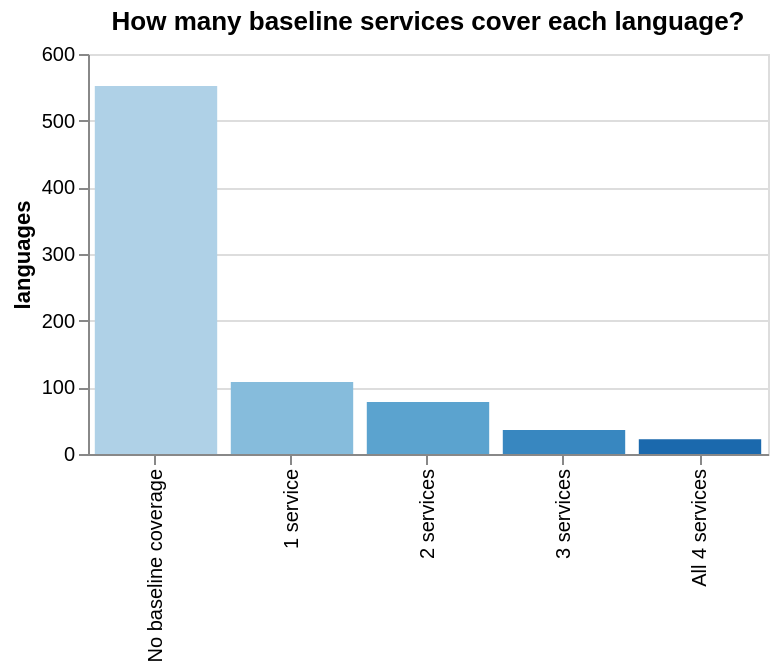

The cell this chart's notebook holds for it:
### Markdown cell above
### Service Overlap: How Many Languages Have Baseline Coverage?

Of the 880 languages in the pipeline, **631 (72%)** have no translation from any of the four baseline services. This is the starting gap that LLM services fill. The overlap distribution shows how many languages have 1, 2, 3, or all 4 baseline translations, giving a sense of how much cross-service validation is available at the baseline level.

### Code cell
# Service overlap: how many baseline services cover each language?
df["n_baseline"] = sum(
    df[col].notna().astype(int)
    for col in BASELINE_SERVICES.values()
    if col in df.columns
)

overlap_counts = df["n_baseline"].value_counts().sort_index().reset_index()
overlap_counts.columns = ["n_services", "n_languages"]
overlap_counts["label"] = overlap_counts["n_services"].map({
    0: "No baseline coverage",
    1: "1 service",
    2: "2 services",
    3: "3 services",
    4: "All 4 services",
})

print("Baseline service overlap across 880 languages:")
for _, r in overlap_counts.iterrows():
    pct = r["n_languages"] / total_langs * 100
    print(f"  {r['label']:25s}: {r['n_languages']:4d}  ({pct:.1f}%)")

overlap_bar = alt.Chart(overlap_counts).mark_bar().encode(
    x=alt.X("label:N",
            sort=["No baseline coverage","1 service","2 services","3 services","All 4 services"],
            title=None),
    y=alt.Y("n_languages:Q", title="languages"),
    color=alt.Color("n_services:O", scale=alt.Scale(scheme="blues"), legend=None),
    tooltip=["label:N", "n_languages:Q"],
).properties(width=340, height=200, title="How many baseline services cover each language?")
display(overlap_bar)

zero_by_fam = (
    df[df["n_baseline"] == 0]
    .groupby("language_family")["language_code"]
    .nunique()
    .sort_values(ascending=False)
    .reset_index(name="n_zero")
)
print(f"\nZero-baseline-coverage languages by family:")
for _, r in zero_by_fam.iterrows():
    total_fam = df[df["language_family"] == r["language_family"]]["language_code"].nunique()
    pct = r["n_zero"] / total_fam * 100
    print(f"  {r['language_family']:45s}: {r['n_zero']:3d}/{total_fam:3d} ({pct:.0f}%)")

### Figure 1 — Vega specification as saved in the notebook (floating-point values rounded to 4 significant figures)
{"$schema": "https://vega.github.io/schema/vega/v6.json", "data": [{"name": "source_0"}, {"name": "data_0", "values": [{"label": "No baseline coverage", "n_languages": 552, "n_languages_end": 552.0, "n_languages_start": 0.0, "n_services": 0}, {"label": "1 service", "n_languages": 108, "n_languages_end": 108.0, "n_languages_start": 0.0, "n_services": 1}, {"label": "2 services", "n_languages": 78, "n_languages_end": 78.0, "n_languages_start": 0.0, "n_services": 2}, {"label": "3 services", "n_languages": 36, "n_languages_end": 36.0, "n_languages_start": 0.0, "n_services": 3}, {"label": "All 4 services", "n_languages": 22, "n_languages_end": 22.0, "n_languages_start": 0.0, "n_services": 4}]}, {"name": "source_0_x_domain_label", "values": [{"label": "No baseline coverage", "sort_field": 0.0}, {"label": "1 service", "sort_field": 1.0}, {"label": "2 services", "sort_field": 2.0}, {"label": "3 services", "sort_field": 3.0}, {"label": "All 4 services", "sort_field": 4.0}]}, {"name": "data_0_color_domain_n_services", "values": [{"n_services": 0}, {"n_services": 1}, {"n_services": 2}, {"n_services": 3}, {"n_services": 4}]}], "marks": [{"type": "rect", "name": "marks", "from": {"data": "data_0"}, "encode": {"update": {"y2": {"field": "n_languages_start", "scale": "y"}, "fill": {"field": "n_services", "scale": "color"}, "x": {"field": "label", "scale": "x"}, "width": {"signal": "max(0.25, bandwidth('x'))"}, "tooltip": {"signal": "{\"label\": isValid(datum[\"label\"]) ? datum[\"label\"] : \"\"+datum[\"label\"], \"n_languages\": format(datum[\"n_languages\"], \"\")}"}, "y": {"field": "n_languages_end", "scale": "y"}}}, "style": ["bar"]}], "scales": [{"name": "x", "type": "band", "domain": {"data": "source_0_x_domain_label", "field": "label", "sort": {"op": "max", "field": "sort_field"}}, "range": [0, {"signal": "width"}], "paddingInner": 0.1, "paddingOuter": 0.05}, {"name": "y", "type": "linear", "domain": {"data": "data_0", "fields": ["n_languages_start", "n_languages_end"]}, "range": [{"signal": "height"}, 0], "nice": true, "zero": true}, {"name": "color", "type": "ordinal", "domain": {"data": "data_0_color_domain_n_services", "field": "n_services", "sort": true}, "range": {"scheme": "blues"}, "interpolate": "hcl"}], "axes": [{"scale": "y", "gridScale": "x", "domain": false, "ticks": false, "zindex": 0, "maxExtent": 0, "aria": false, "labels": false, "orient": "left", "grid": true, "tickCount": {"signal": "ceil(height/40)"}, "minExtent": 0}, {"scale": "x", "labelAlign": "right", "grid": false, "labelBaseline": "middle", "labelAngle": 270, "zindex": 0, "orient": "bottom"}, {"scale": "y", "zindex": 0, "orient": "left", "title": "languages", "labelOverlap": true, "grid": false, "tickCount": {"signal": "ceil(height/40)"}}], "title": {"text": "How many baseline services cover each language?", "frame": "group"}, "padding": 5, "height": 200, "background": "white", "style": "cell", "width": 340}
